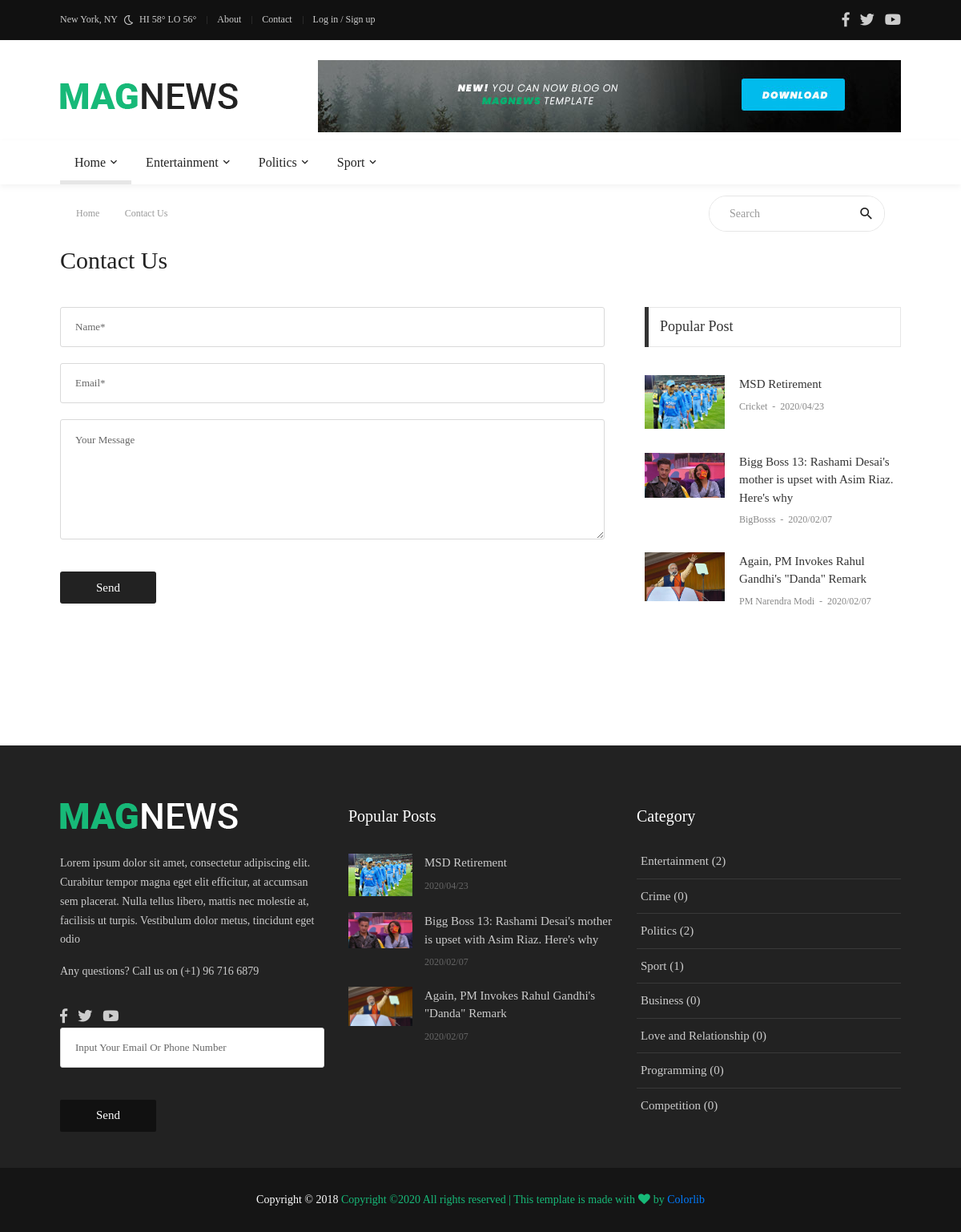
Page /contact/ on the committed database.
### cat/models.py (models this page shows, shortened)
class Cat(models.Model):
    name = models.CharField(max_length=50)
    count = models.IntegerField(default = 0)

### news/models.py (models this page shows, shortened)
class News(models.Model):
    name = models.TextField(default='-')
    short_txt = models.TextField(default='-')
    body_txt = models.TextField(default='-')
    date = models.CharField(max_length=12, default='-')
    pic = models.CharField(max_length=20, default='-')
    writer = models.CharField(max_length=30, default='-')
    tags = models.CharField(max_length=30, default='-')
    catname = models.CharField(max_length=30, default='-')
    views = models.IntegerField(default=0)
    catid = models.IntegerField(default=0)
    picname = models.CharField(max_length=20, default='-')
    ocatid = models.IntegerField(default=0)
    confirm = models.IntegerField(default=0)
    show = models.IntegerField(default=0)

### main/views.py (the view)
# urls.py: path('contact/', views.contact, name= 'contact'),
def contact(request):
    news = News.objects.all()
    subcat = SubCat.objects.all()
    site = Main.objects.get(pk = 2)
    popnews = News.objects.all().order_by('-show')[:3]
    cat = Cat.objects.all()
    return render(request, 'front/contact.html', {'site' : site, 'popnews' : popnews, 'cat' : cat, 'subcat' : subcat, 'news' : news})

### main/templates/front/contact.html (shortened to what this page needs)
{% extends 'front/master.html' %}
{% load static %}
{% block mainblock %}
<div class="container">
		<div class="headline bg0 flex-wr-sb-c p-rl-20 p-tb-8">
			<div class="f2-s-1 p-r-30 m-tb-6">
				<a href="/" class="breadcrumb-item f1-s-3 cl9">
					Home
				</a>
				<span class="breadcrumb-item f1-s-3 cl9">
					Contact Us
				</span>
			</div>
			<div class="pos-relative size-a-2 bo-1-rad-22 of-hidden bocl11 m-tb-6">
				<input class="f1-s-1 cl6 plh9 s-full p-l-25 p-r-45" type="text" name="search" placeholder="Search">
				<button class="flex-c-c size-a-1 ab-t-r fs-20 cl2 hov-cl10 trans-03">
					<i class="zmdi zmdi-search"></i>
				</button>
			</div>
		</div>
	</div>
	<div class="container p-t-4 p-b-40">
		<h2 class="f1-l-1 cl2">
			Contact Us
		</h2>
	</div>
	<section class="bg0 p-b-60">
		<div class="container">
			<div class="row justify-content-center">
				<div class="col-md-7 col-lg-8 p-b-80">
					<div class="p-r-10 p-r-0-sr991">
						<form action="{%url 'contact_add' %}" method="POST">
							<input class="bo-1-rad-3 bocl13 size-a-19 f1-s-13 cl5 plh6 p-rl-18 m-b-20" type="text" name="name" placeholder="Name*">
							<input class="bo-1-rad-3 bocl13 size-a-19 f1-s-13 cl5 plh6 p-rl-18 m-b-20" type="text" name="email" placeholder="Email*">
							<textarea class="bo-1-rad-3 bocl13 size-a-15 f1-s-13 cl5 plh6 p-rl-18 p-tb-14 m-b-20" name="msg" placeholder="Your Message"></textarea>
							<button type="submit" class="size-a-20 bg2 borad-3 f1-s-12 cl0 hov-btn1 trans-03 p-rl-15 m-t-20">
								Send
							</button>
						</form>
					</div>
				</div>
				<div class="col-md-5 col-lg-4 p-b-80">
					<div class="p-l-10 p-rl-0-sr991">
						<div>
							<div class="how2 how2-cl4 flex-s-c">
								<h3 class="f1-m-2 cl3 tab01-title">
									Popular Post
								</h3>
							</div>
							<ul class="p-t-35">
                                {% for pop in popnews %}
								<li class="flex-wr-sb-s p-b-30">
									<a href="{%url 'news_detail' word=pop.name %}" class="size-w-10 wrap-pic-w hov1 trans-03">
										<img src="{{pop.pic}}" alt="IMG">
									</a>
									<div class="size-w-11">
										<h6 class="p-b-4">
											<a href="{%url 'news_detail' word=pop.name %}" class="f1-s-5 cl3 hov-cl10 trans-03">
											{{pop.name}}
											</a>
										</h6>
										<span class="cl8 txt-center p-b-24">
											<a href="#" class="f1-s-6 cl8 hov-cl10 trans-03">
												{{pop.catname}}
											</a>
											<span class="f1-s-3 m-rl-3">
												-
											</span>
											<span class="f1-s-3">
												{{pop.date}}
											</span>
										</span>
									</div>
                                </li>
                                {% endfor %}
							</ul>
						</div>
					</div>
				</div>
			</div>
		</div>
	</section>
{% endblock %}
{% block listblock %}
<div class="col-sm-6 col-lg-4 p-b-20">
    <div class="size-h-3 flex-s-c">
        <h5 class="f1-m-7 cl0">
            Category
        </h5>
    </div>
    <ul class="m-t--12">
        {% for i in cat %}
        <li class="how-bor1 p-rl-5 p-tb-10">
            <a href="#" class="f1-s-5 cl11 hov-cl10 trans-03 p-tb-8">
                {{i.name}} ({{i.count}})
            </a>
        </li>
        {% endfor %}
    </ul>
</div>
{% endblock %}

### main/templates/front/master.html (shortened to what this page needs)
{% load static %}
<!DOCTYPE html>
<html lang="en">
<head>
	<link rel="stylesheet" type="text/css" href="{%static 'front/vendor/bootstrap/css/bootstrap.min.css' %}">
	<link rel="stylesheet" type="text/css" href="{%static 'front/fonts/fontawesome-5.0.8/css/fontawesome-all.min.css' %}">
	<link rel="stylesheet" type="text/css" href="{%static 'front/fonts/iconic/css/material-design-iconic-font.min.css' %}">
	<link rel="stylesheet" type="text/css" href="{%static 'front/vendor/animate/animate.css' %}">
	<link rel="stylesheet" type="text/css" href="{%static 'front/vendor/css-hamburgers/hamburgers.min.css' %}">
	<link rel="stylesheet" type="text/css" href="{%static 'front/vendor/animsition/css/animsition.min.css' %}">
	<link rel="stylesheet" type="text/css" href="{%static 'front/css/util.min.css' %}">
	<link rel="stylesheet" type="text/css" href="{%static 'front/css/main.css' %}">
</head>
<body class="animsition">
	<header>
		<div class="container-menu-desktop">
			<div class="topbar">
				<div class="content-topbar container h-100">
					<div class="left-topbar">
						<span class="left-topbar-item flex-wr-s-c">
							<span>
								New York, NY
							</span>
							<img class="m-b-1 m-rl-8" src="{% static 'front/images/icons/icon-night.png' %}" alt="IMG">
							<span>
								HI 58° LO 56°
							</span>
						</span>
						<a href="/about" class="left-topbar-item">
							About
						</a>
						<a href="/contact" class="left-topbar-item">
							Contact
						</a>
						<a href="/register" class="left-topbar-item">
							Log in / Sign up
						</a>
					</div>
					<div class="right-topbar">
						<a href="{{site.fb}}">
							<span class="fab fa-facebook-f"></span>
						</a>
						<a href="{{site.tw}}">
							<span class="fab fa-twitter"></span>
						</a>
						<a href="{{site.yt}}">
							<span class="fab fa-youtube"></span>
						</a>
					</div>
				</div>
			</div>
			<div class="wrap-logo container">
				<div class="logo">
					<a href="/"><img src="{% static 'front/images/icons/logo-01.png' %}" alt="LOGO"></a>
				</div>
				<div class="banner-header">
					<a href="#"><img src="{% static 'front/images/banner-01.jpg' %}" alt="IMG"></a>
				</div>
			</div>
			<div class="wrap-main-nav">
				<div class="main-nav">
					<nav class="menu-desktop">
						<ul class="main-menu">
							<li class="main-menu-active">
								<a href="/">Home</a>
							</li>
							{% for i in cat %}
								{% if i.count != 0 %}
							<li class="mega-menu-item">
								<a href="category-01.html">{{i.name}}</a>
							</li>
								{% endif %}
							{% endfor %}
						</ul>
					</nav>
				</div>
			</div>
		</div>
	</header>
	{% block mainblock %}
	{% endblock %}
	<footer>
		<div class="bg2 p-t-40 p-b-25">
			<div class="container">
				<div class="row">
					<div class="col-lg-4 p-b-20">
						<div class="size-h-3 flex-s-c">
							<a href="index.html">
								<img class="max-s-full" src="{% static 'front/images/icons/logo-02.png' %}" alt="LOGO">
							</a>
						</div>
						<div>
							<p class="f1-s-1 cl11 p-b-16">
								Lorem ipsum dolor sit amet, consectetur adipiscing elit. Curabitur tempor magna eget elit efficitur, at accumsan sem placerat. Nulla tellus libero, mattis nec molestie at, facilisis ut turpis. Vestibulum dolor metus, tincidunt eget odio
							</p>
							<p class="f1-s-1 cl11 p-b-16">
								Any questions? Call us on (+1) 96 716 6879
							</p>
							<div class="p-t-15">
								<a href="{{site.fb}}" class="fs-18 cl11 hov-cl10 trans-03 m-r-8">
									<span class="fab fa-facebook-f"></span>
								</a>
								<a href="{{site.tw}}" class="fs-18 cl11 hov-cl10 trans-03 m-r-8">
									<span class="fab fa-twitter"></span>
								</a>
								<a href="{{site.yt}}" class="fs-18 cl11 hov-cl10 trans-03 m-r-8">
									<span class="fab fa-youtube"></span>
								</a>
							</div>
							<form action="{%url 'news_letter' %}" method="POST">
							<input class="bo-1-rad-3 bocl13 size-a-19 f1-s-13 cl5 plh6 p-rl-18 m-b-20" type="txt" name="txt" placeholder="Input Your Email Or Phone Number">
							<button type="submit" class="size-a-20 bg1 borad-2 f1-s-12 cl0 hov-btn1 trans-03 p-rl-15 m-t-20">
									Send
								</button>
							</form>
						</div>
					</div>
					<div class="col-sm-6 col-lg-4 p-b-20">
						<div class="size-h-3 flex-s-c">
							<h5 class="f1-m-7 cl0">
								Popular Posts
							</h5>
						</div>
						<ul>
							{% for i in popnews %}
							<li class="flex-wr-sb-s p-b-20">
								<a href="{% url 'news_detail' i.name %}" class="size-w-4 wrap-pic-w hov1 trans-03">
									<img src="{{i.pic}}" alt="IMG">
								</a>
								<div class="size-w-5">
									<h6 class="p-b-5">
										<a href="{% url 'news_detail' i.name %}" class="f1-s-5 cl11 hov-cl10 trans-03">
											{{i.name|safe}}
										</a>
									</h6>
									<span class="f1-s-3 cl6">
										{{i.date}}
									</span>
								</div>
							</li>
							{% endfor %}
						</ul>
					</div>
					{% block listblock %}
					{% endblock %}
				</div>
			</div>
		</div>
		<div class="bg11">
			<div class="container size-h-4 flex-c-c p-tb-15">
				<span class="f1-s-1 cl0 txt-center">
					Copyright © 2018
					<a href="#" class="f1-s-1 cl10 hov-link1">
Copyright &copy;<script>document.write(new Date().getFullYear());</script> All rights reserved | This template is made with <i class="fa fa-heart" aria-hidden="true"></i> by <a href="https://colorlib.com" target="_blank">Colorlib</a>
				</span>
			</div>
		</div>
	</footer>
</body>
</html>

### rows in the picture
Cat: name "Entertainment", count "2"
Cat: name "Politics", count "2"
Cat: name "Sport", count "1"
News: pic (picture), name "MSD Retirement", catname "Cricket", date "2020/04/23"
News: pic (picture), name "Bigg Boss 13: Rashami Desai's mother is upset with Asim Riaz. Here's why", catname "BigBosss", date "2020/02/07"
News: pic (picture), name "Again, PM Invokes Rahul Gandhi's \"Danda\" Remark", catname "PM Narendra Modi", date "2020/02/07"
Cat: name "Crime", count "0"
Cat: name "Business", count "0"
Cat: name "Love and Relationship", count "0"
Cat: name "Programming", count "0"
Cat: name "Competition", count "0"
